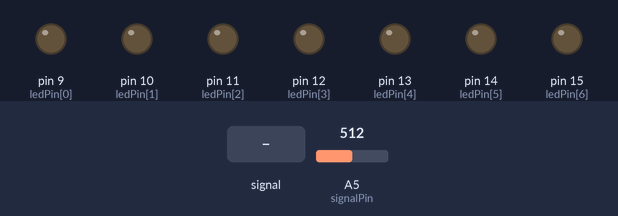
This sketch was run on a simulated Arduino Uno, built with avr-gcc and run on an emulated ATmega328P. On the bench: output pins drawn as LEDs (lit = HIGH). The test bench sets the inputs (shaded band); at power-on: A5 (signalPin) = 512.

Above: at 3.8 s.
3.9 s: A5 (signalPin) fed a 2 Hz sine of ±306 counts around its level
At 4.73 s:
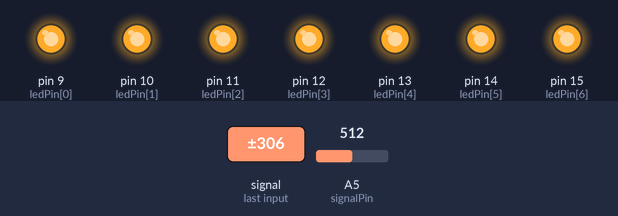
At 5.25 s:
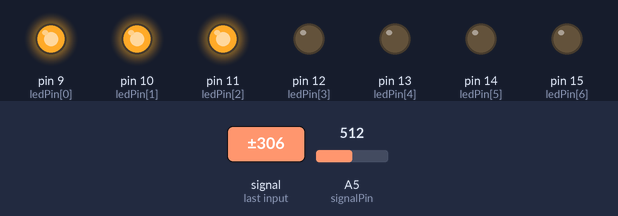
6.9 s: A5 (signalPin) set to 716
Timing chart, 0 to 9.9 s (numbered marks = the images above; inputs shaded):
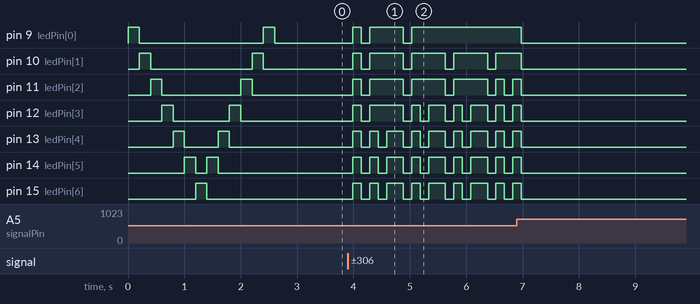

Measured:
- after the input at 3.9 s, pin 9 (ledPin[0]): goes HIGH 0.15 s, LOW 0.15 s, HIGH 0.60 s, LOW 0.15 s, then HIGH, starting after 0.09 s; pin 10 (ledPin[1]): LOW → HIGH after 0.09 s, then repeats every 0.75 s: LOW 0.15 s, HIGH 0.60 s

The sketch:

music_vu_meter.ino
```cpp
/****************************************
  Example Sound Level Sketch for the
  Adafruit Microphone Amplifier
****************************************/
int signalPin = A5;
int ledPin[] = {9, 10, 11, 12, 13, 14, 15};
const int sampleWindow = 50; // Sample window width in mS (50 mS = 20Hz)
unsigned int sample;
int maxScale = 7;
int amp = 8;

void setup()
{
  Serial.begin(9600);
  for (int i; i < maxScale; i++ ) {
    pinMode(ledPin[i], OUTPUT);
  }
  for (int i = 0; i < maxScale; i++) {
    digitalWrite(ledPin[i], HIGH);
    delay(200);
    digitalWrite(ledPin[i], LOW);
  }
  for (int i = maxScale - 2; i >= 0; i--) {
    digitalWrite(ledPin[i], HIGH);
    delay(200);
    digitalWrite(ledPin[i], LOW);
  }
}


void loop()
{
  unsigned long startMillis = millis(); // Start of sample window
  unsigned int peakToPeak = 0;   // peak-to-peak level

  unsigned int signalMax = 0;
  unsigned int signalMin = 1024;

  // collect data for 50 mS
  while (millis() - startMillis < sampleWindow)
  {
    sample = analogRead(signalPin);
    if (sample < 1024)  // toss out spurious readings
    {
      if (sample > signalMax)
      {
        signalMax = sample;  // save just the max levels
      }
      else if (sample < signalMin)
      {
        signalMin = sample;  // save just the min levels
      }
    }
  }
  peakToPeak = signalMax - signalMin;  // max - min = peak-peak amplitude
  peakToPeak = peakToPeak * amp;
  //  double volts = (peakToPeak * 5.0) / 1024;  // convert to volts
  int displayPeak = map(peakToPeak, 20 * amp, 1023, 0, maxScale);
  if (displayPeak > maxScale) {
    displayPeak = maxScale;
  }
  if (displayPeak == 0) {
    for (int i = 0; i < maxScale; i++) {
      digitalWrite(ledPin[i], LOW);
    }
  } else {
    for (int i = 0; i < displayPeak; i++) {
      digitalWrite(ledPin[i], HIGH);
    }
    for (int i = displayPeak; i < maxScale; i++) {
      digitalWrite(ledPin[i], LOW);
    }
  }
  delay(100);
}
```
